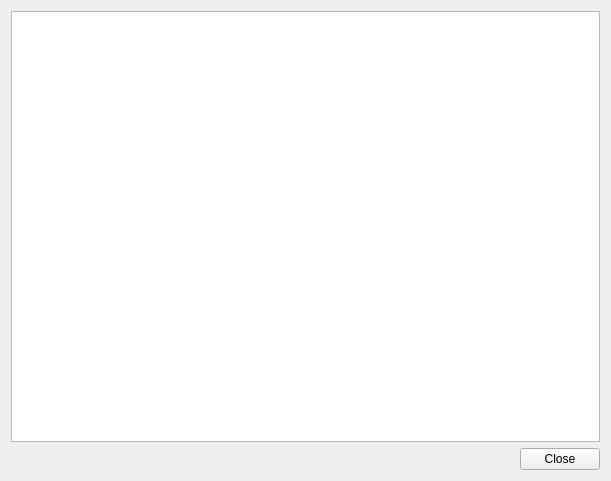
<?xml version="1.0" encoding="UTF-8"?>
<ui version="4.0">
 <class>ScriptEditor</class>
 <widget class="QWidget" name="ScriptEditor">
  <property name="geometry">
   <rect>
    <x>0</x>
    <y>0</y>
    <width>611</width>
    <height>481</height>
   </rect>
  </property>
  <property name="minimumSize">
   <size>
    <width>0</width>
    <height>0</height>
   </size>
  </property>
  <property name="maximumSize">
   <size>
    <width>16777215</width>
    <height>16777215</height>
   </size>
  </property>
  <property name="windowTitle">
   <string>Form</string>
  </property>
  <layout class="QVBoxLayout" name="verticalLayout">
   <item>
    <widget class="QPlainTextEdit" name="editor">
     <property name="font">
      <font>
       <pointsize>12</pointsize>
      </font>
     </property>
     <property name="lineWrapMode">
      <enum>QPlainTextEdit::NoWrap</enum>
     </property>
    </widget>
   </item>
   <item>
    <layout class="QHBoxLayout" name="horizontalLayout">
     <item>
      <spacer name="horizontalSpacer">
       <property name="orientation">
        <enum>Qt::Horizontal</enum>
       </property>
       <property name="sizeHint" stdset="0">
        <size>
         <width>40</width>
         <height>20</height>
        </size>
       </property>
      </spacer>
     </item>
     <item>
      <widget class="QPushButton" name="btnClose">
       <property name="text">
        <string>Close</string>
       </property>
      </widget>
     </item>
    </layout>
   </item>
  </layout>
 </widget>
 <resources/>
 <connections/>
</ui>
